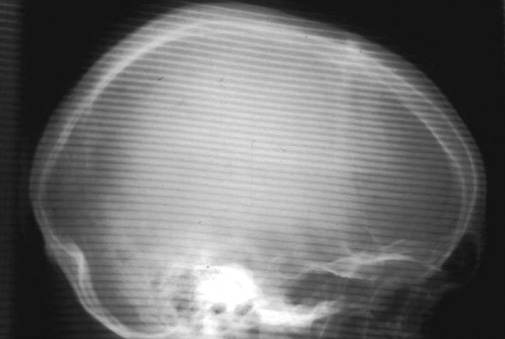
#> input picture HM_2/Problem1/images/pro1_radiograph_1.jpg, 505 x 339 px, found by its file name
$ python notch_filter.py
#> lines starting #> are read from the running program, lines starting #| are printed output that depends on the picture; after the words box and inside, x2 and y2 are one past the last pixel; in counts of white or black regions, pixels touching at a corner belong together
#> further down, img1 is the input picture: shape (339, 505); min 16, max 255, mean 111.2
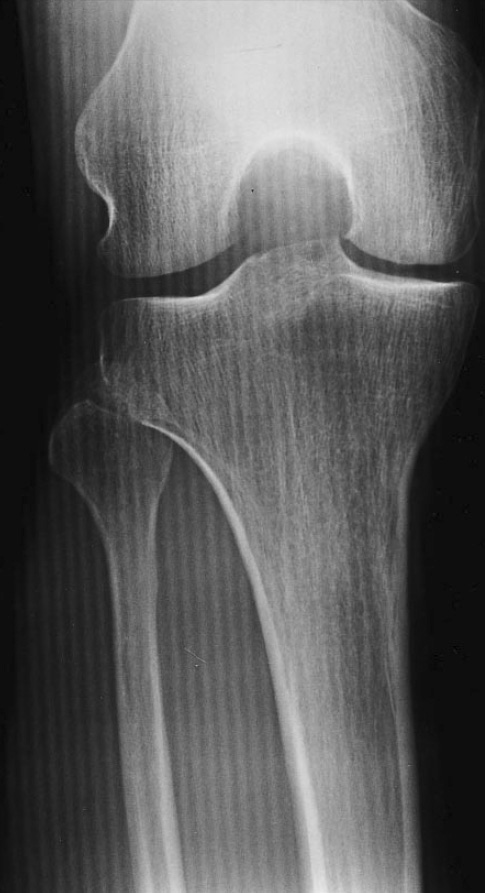
#> input picture HM_2/Problem1/images/pro1_radiograph_2.jpg, 485 x 893 px, found by its file name
#> further down, img2 is the input picture: shape (893, 485); min 1, max 235, mean 92.9
import cv2
import numpy as np
from matplotlib import pyplot as plt

def get_fft(img:np.ndarray):

    f = np.fft.fft2(img)
    f_shift = np.fft.fftshift(f)
    f_abs = 20*np.log(np.abs(f_shift))
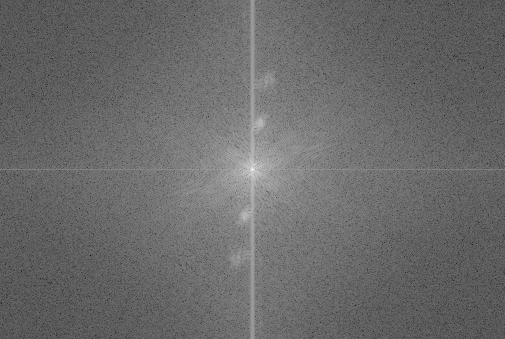
#> f_abs: shape (339, 505) float64; min -29.52, max 335.2, mean 122.5; drawn with min black and max white
    return f_abs

def get_notch_filter(ones:np.ndarray, r:int, u, v):

#> called with r = 10, u = 125, v = 260
    rows = ones.shape[0]
#> rows = 339
    cols = ones.shape[1]
#> cols = 505

    crow = int(rows/2)
#> crow = 169
    ccol = int(cols/2)
#> ccol = 252

    sym_u = 2*crow - u
#> sym_u = 213
    sym_v = 2*ccol - v
#> sym_v = 244

    filter = np.ones((rows, cols))

    for i in range(rows):
        for j in range(cols):
            dist = np.sqrt((i-u)**2 + (j-v)**2)
            sym_dist = np.sqrt((i-sym_u)**2 + (j-sym_v)**2)

            if (dist <= r) or (sym_dist <= r):
                filter[i, j] = 0
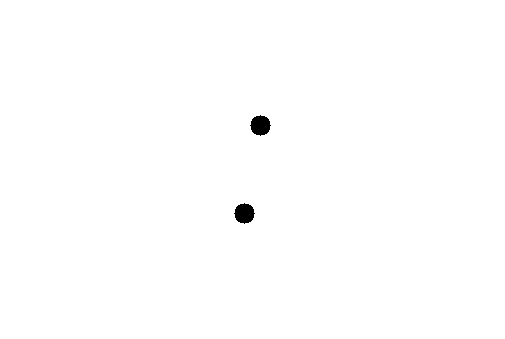
#> filter: shape (339, 505) float64; values 0 (black) and 1 (white), 99.6% white; 2 black regions, box (x1, y1, x2, y2) and area: (250, 115, 271, 136) 317, (234, 203, 255, 224) 317

    return filter


def do_notch_1():
    img1 = cv2.imread("images\pro1_radiograph_1.jpg", 0)

    f_abs = get_fft(img1)
    f1 = get_notch_filter(f_abs, 10, 125, 260)
    f2 = get_notch_filter(f_abs, 15, 75, 265)
#> after the loop in get_notch_filter (call 2), `for i in range(rows):`: filter: shape (339, 505) float64; values 0 (black) and 1 (white), 99.2% white; 2 black regions, box (x1, y1, x2, y2) and area: (250, 60, 281, 91) 709, (224, 248, 255, 279) 709

    f_notch = f_abs*f1*f2

    # plt.subplot(221), plt.imshow(f_notch, cmap = 'gray')

    output_img = np.absolute(np.fft.ifft2(np.fft.ifftshift((np.fft.fftshift(np.fft.fft2(img1)))*f1*f2)))
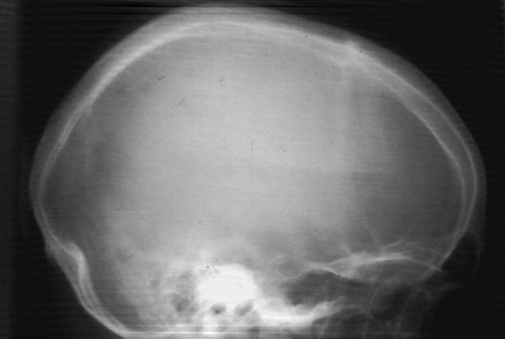
#> output_img: shape (339, 505) float64; min 2.4, max 272.3, mean 111.2; drawn with min black and max white
    # plt.subplot(222), plt.imshow(output_img, cmap = 'gray')

    return f_notch, output_img

def do_notch_2():
    img2 = cv2.imread("images\pro1_radiograph_2.jpg", 0)

    f_abs = get_fft(img2)
#> in get_fft (call 3), `f_abs = 20*np.log(np.abs(f_shift))`:
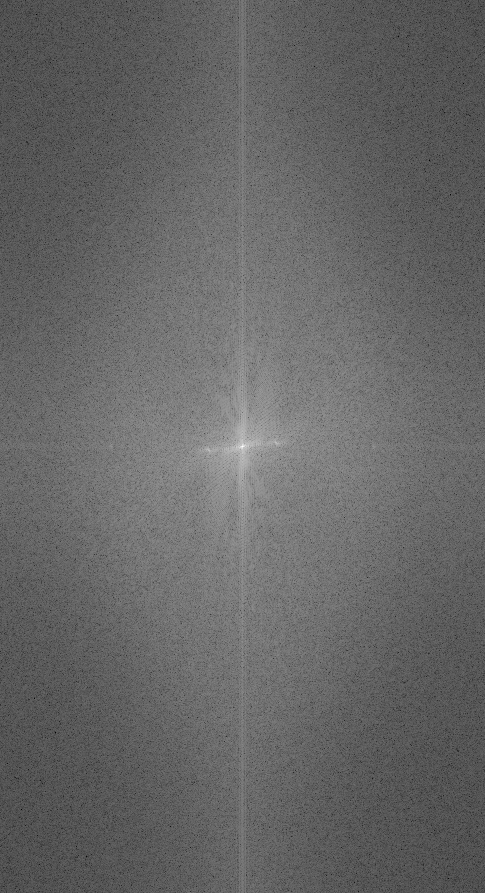
#> f_abs: shape (893, 485) float64; min -2.62, max 350.2, mean 138.9; drawn with min black and max white
    f1 = get_notch_filter(f_abs, 10, 440, 280)
#> call 3 of get_notch_filter, with r = 10, u = 440, v = 280
#> after the loop in get_notch_filter (call 3), `for i in range(rows):`:
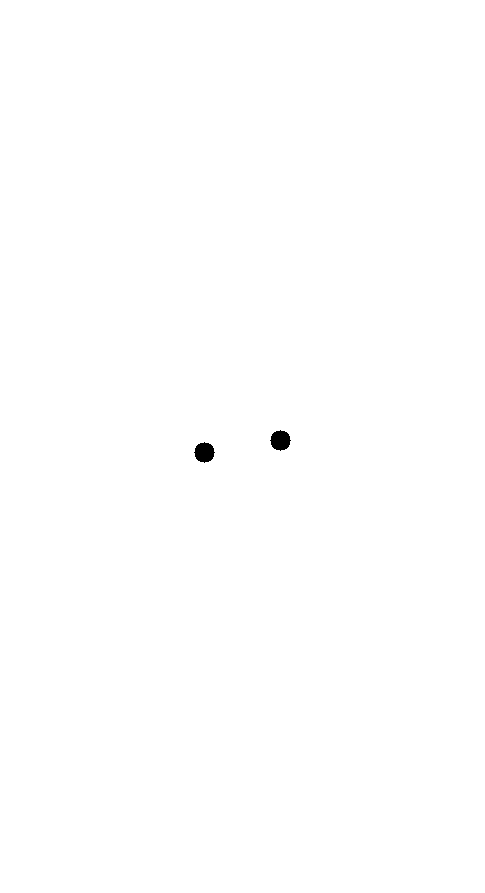
#> filter: shape (893, 485) float64; values 0 (black) and 1 (white), 99.9% white; 2 black regions, box (x1, y1, x2, y2) and area: (270, 430, 291, 451) 317, (194, 442, 215, 463) 317
    f2 = get_notch_filter(f_abs, 5, 442, 270)
#> call 4 of get_notch_filter, with r = 5, u = 442, v = 270
#> after the loop in get_notch_filter (call 4), `for i in range(rows):`:
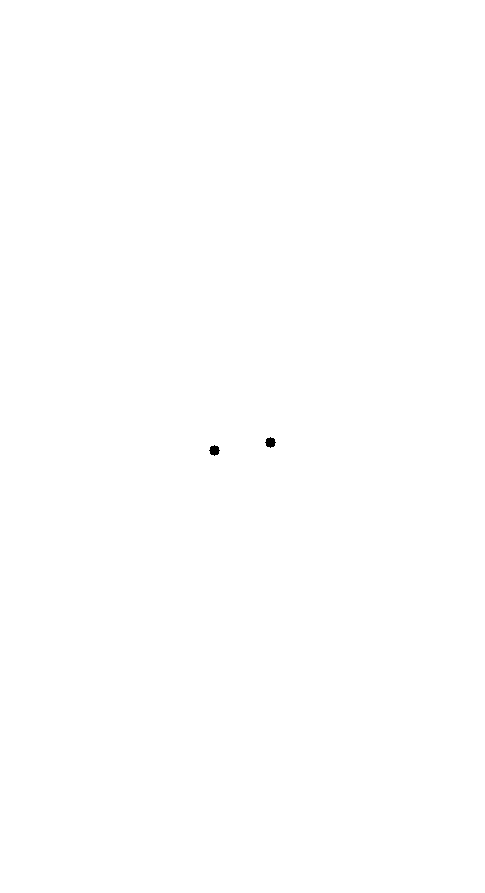
#> filter: shape (893, 485) float64; values 0 (black) and 1 (white), 100% white; 2 black regions, box (x1, y1, x2, y2) and area: (265, 437, 276, 448) 81, (209, 445, 220, 456) 81

    f_notch = f_abs*f1*f2
#> f_notch: shape (893, 485) float64

    # plt.subplot(223), plt.imshow(f_notch, cmap = 'gray')

    output_img = np.absolute(np.fft.ifft2(np.fft.ifftshift((np.fft.fftshift(np.fft.fft2(img2)))*f1*f2)))
#> output_img: shape (893, 485) float64
    # plt.subplot(224), plt.imshow(output_img, cmap = 'gray')
    return f_notch, output_img


if __name__ == "__main__":
    img1 = cv2.imread("images\pro1_radiograph_1.jpg", 0)
    img2 = cv2.imread("images\pro1_radiograph_2.jpg", 0)

    f_abs = get_fft(img1)

    do_notch_1()
    do_notch_2()

    plt.savefig("images\\notch.jpg")
    plt.show()
